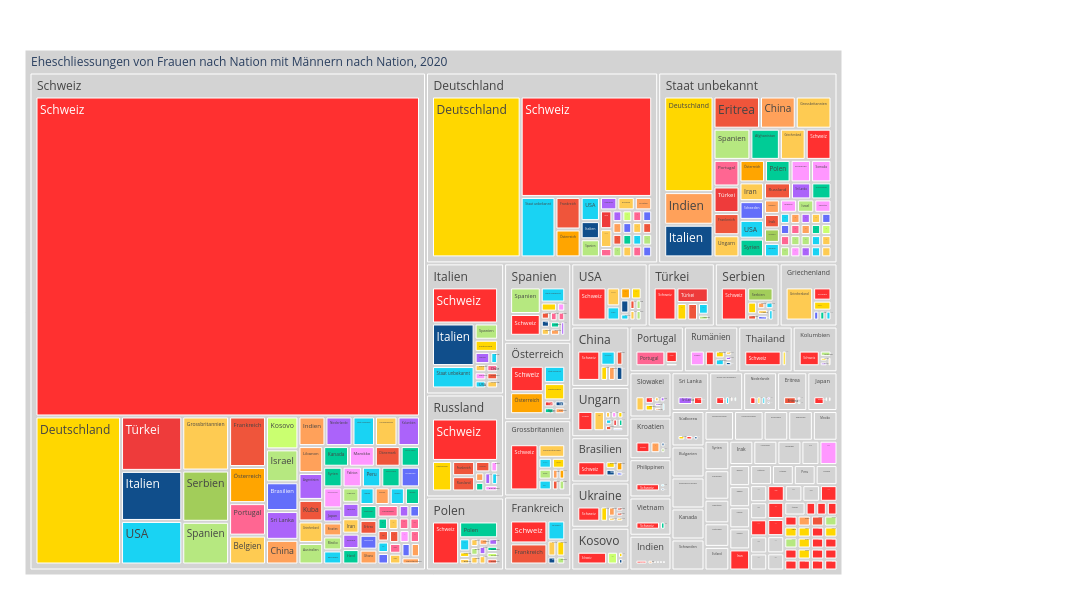

Write notebook code for a chart like this one.
### Code cell
fig = px.treemap(myTreemapAgg.reset_index(), path=[px.Constant("Eheschliessungen von Frauen nach Nation mit Männern nach Nation, 2020"),'NationFHistLang', 'NationMHistLang']
                 , values='sum_AnzSchl'
                 , color='NationMHistLang'
                 ## bei discrete scales (bei Klassen und Strings):                 
                 , color_discrete_map={'(?)':'lightgrey','Deutschland':'gold', 'Schweiz':'#FF3030', 'Türkei':'#EE3B3B', 'Serbien':'#A2CD5A','Kosovo':'#CAFF70','Österreich':'orange','Italien':'#104E8B','AL':'deeppink','SVP':'forestgreen', 'FL ZÜRI':'#8B864E','Volt':'#lightblue' }                
                 ## bei continuous scales (bei Zahlenwerten):
                , color_continuous_scale='Blues'
                #, color_continuous_midpoint=np.average(df['AnzBestWir'], weights=df['AnzBestWir'])  
                 ,height=600
                 ,width=1300                 
                )
fig.update_traces(root_color="grey")
fig.update_layout(margin = dict(t=50, l=25, r=250, b=25))
fig.show()

### Figure 1 — Plotly figure (JSON) as saved in the notebook; plotly's stock layout.template omitted (floating-point values rounded to 4 significant figures; data arrays with more than 128 entries replaced by an {"elided": "..."} marker saying what was removed)
{"data": [{"branchvalues": "total", "customdata": {"elided": "581x1 str values"}, "domain": {"x": [0, 1], "y": [0, 1]}, "hovertemplate": "labels=%{label}<br>sum_AnzSchl=%{value}<br>parent=%{parent}<br>id=%{id}<br>NationMHistLang=%{customdata[0]}<extra></extra>", "ids": {"elided": "581 str values"}, "labels": {"elided": "581 str values"}, "marker": {"colors": {"elided": "581 str values"}}, "name": "", "parents": {"elided": "581 str values"}, "root": {"color": "grey"}, "type": "treemap", "values": {"elided": "581 int values"}}], "layout": {"height": 600, "legend": {"tracegroupgap": 0}, "margin": {"b": 25, "l": 25, "r": 250, "t": 50}, "width": 1300}}
